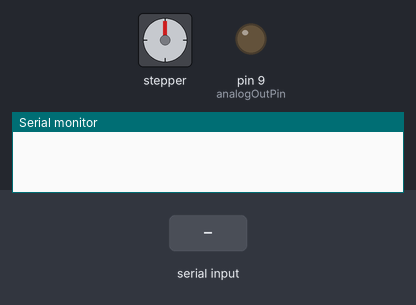
The sketch below on a simulated Arduino Uno, built with avr-gcc and run on an emulated ATmega328P. Shown: stepper motor, output pins drawn as LEDs (lit = HIGH), the last lines printed to the serial monitor. Wiring (inferred from the names in the program): stepper motor driver (200 steps per turn assumed): step pin 3; direction pin 2. Inputs (shaded band) come from the test bench. Pins used as bus, display or sensor lines are not drawn.

Above: at 1.2 s.
1.3 s: "s,45\n" received over Serial
At 2.5 s:
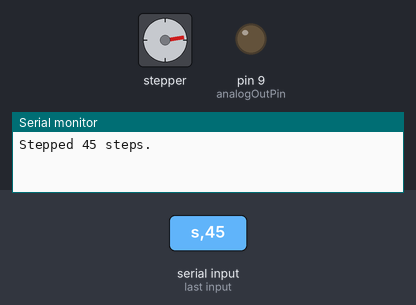
2.8 s: "w,45\n" received over Serial
At 3.4 s:
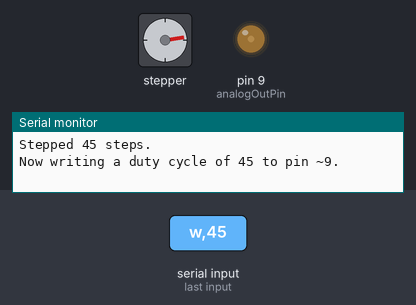
4.3 s: "s,45\n" received over Serial
At 4.8 s:
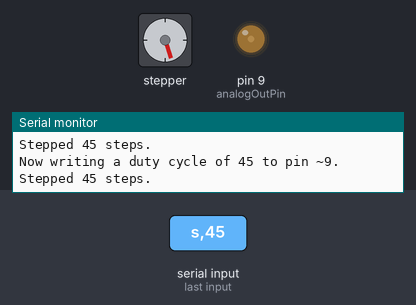
5.8 s: "w90\n" received over Serial
At 6.9 s:
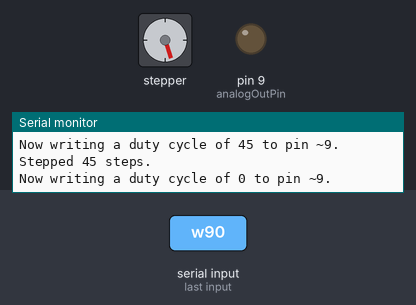
Timing chart, 0 to 8.3 s (numbered marks = the images above; inputs shaded):
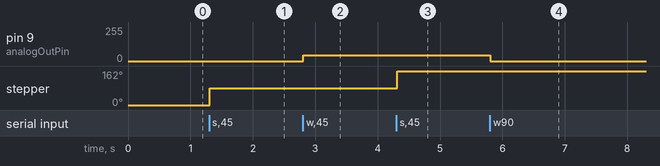

The sketch:

sketch_mar6b.ino
```cpp
// Brandon Roller, Aldiyar Zhumashov

const int directionPin = 2;
const int stepPin = 3;
const int analogOutPin = 9;
int dutyCycle = 0;

void setup()
{
  // Starts communication at 9500 baud
  Serial.begin(9600);

  // Sets all analog pins to input
  pinMode(A0, INPUT);
  pinMode(A1, INPUT);
  pinMode(A2, INPUT);
  pinMode(A3, INPUT);
  pinMode(A4, INPUT);
  pinMode(A5, INPUT);

  // Step motor
  pinMode(directionPin, OUTPUT);
  pinMode(stepPin, OUTPUT);
  digitalWrite(directionPin, HIGH); // Forwards, initially
}


// Step helper method
// Steps by a given integer of steps
void step(int s)
{

  // Reset step direction
  if (s < 0)
  {
    // Backwards stepping
    digitalWrite(directionPin, LOW);
  }
  else
  {
    // Forwards stepping
    digitalWrite(directionPin, HIGH);
  }

  // Step s-many steps
  for (int i = 0; i < abs(s); i++)
  {
    digitalWrite(stepPin, HIGH);
    delayMicroseconds(60);
    digitalWrite(stepPin, LOW);
    delayMicroseconds(60);
  }

}


void loop()
{
  analogWrite(analogOutPin, dutyCycle);  // PWM

  // Read input
  // TODO: add a new command for analog in pins
  if (Serial.available())
  {
    String command = Serial.readStringUntil('\n');
    command.trim();
    switch (command.charAt(0))
    {
      case 's':  // Stepping
      {
        int steps = command.substring(2).toInt();
        step(steps);
        Serial.print("Stepped ");
        Serial.print(steps);
        Serial.println(" steps.");
        break;
      }
      case 'r':  // Reading
      {
        int pin = command.substring(2).toInt();

        // Read the analog input and convert it to a voltage with a 5V reference
        int sensorValue = analogRead(pin);
        float voltage = sensorValue * (5.0 / 1023.0);

        //Print the results
        Serial.print("Analog reading = ");
        Serial.print(sensorValue);
        Serial.print(" | Voltage ~ ");
        Serial.println(voltage);
        break;
      }
      case 'w':  // Writing
      {
        dutyCycle = command.substring(2).toInt();
        Serial.print("Now writing a duty cycle of ");
        Serial.print(dutyCycle);
        Serial.println(" to pin ~9.");
        break;
      }
      default:
      {
        Serial.print("Unkown command: ");
        Serial.println(command);
        break;
      }
    }
  }
}


// Make sure the capacitor ground is the same as the transistor ground
```

Measured:
- after the input at 1.3 s, stepper: turns 81° clockwise, starting at once
- after the input at 2.8 s, pin 9 (analogOutPin): 0/255 → 45/255 at once
- after the input at 4.3 s, stepper: turns 81° clockwise, starting at once
- after the input at 5.8 s, pin 9 (analogOutPin): 45/255 → 0/255 at once
